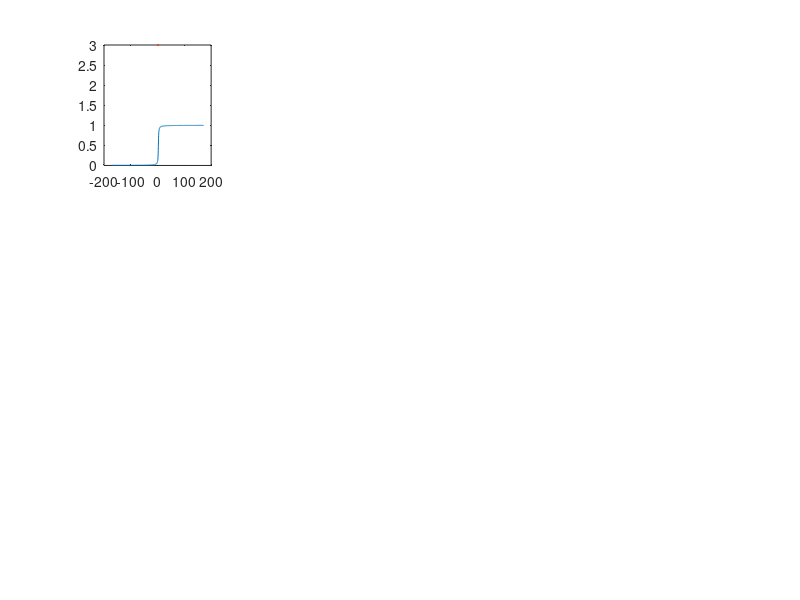

The MATLAB script that drew this image: (Note: this script raises an error after producing the figure.)
clear all
clf

%motor position/ imu angle
x = linspace(-pi,1.1*pi,1000);
imu = linspace(-3,3,1000);

%torque amplitude
As = 2;
Al = 2;
Ss = 1;

%reduction ratio
Rpulley = 57; %mm
l = 20;
delatCable = l*(1+cos(pi/4))
delatThetaMot = delatCable/Rpulley;
delatArm = deg2rad(150);
R = delatArm/delatThetaMot

%orgine leg and shoulder
zero_leg = -4.0;
zero_shoulder = 0.07;
midpoint = 1.74;

%torque
Ts = As*sin((x-midpoint)*R-(pi/2)) +As +1;
Tleg = As*sin(imu*2+(pi/2)) -As;

Switch_leg = (1/pi)*atan(rad2deg(imu) -3)+0.5; 
Switch_shoulder = 1-((1/pi)*atan(rad2deg(imu)-10)+0.5);
Ts_switch = Ts.*((1/pi)*atan(rad2deg(x-midpoint) -3)+0.5) +0.17; %Switch_shoulder.*
Tleg_switch = Tleg.*Switch_leg;



subplot(3,4,1)
plot(rad2deg(imu),Switch_leg,LineWidth=3)
title("$SW_{leg}$ (Switching)",Interpreter="latex",FontSize=20)
xlabel("$\theta_{imu} (degrees)$",Interpreter="latex",FontSize=15)
ylabel("ON/OFF",Interpreter="latex",FontSize=15)
xregion(0,200,"FaceColor", 'b');
xregion(-200,0,"FaceColor", [0.2 0.2 0.2]);
txt1 = {'Leg OFF'};
text(-180,0.5,txt1, fontsize=15)
txt2 = {'Leg ON'};
text(50,0.5,5,txt2,fontsize=15)


subplot(3,4,2)
plot(rad2deg(imu),Switch_shoulder,LineWidth=3)
title("$SW_{shoulder}$ (Switching)",Interpreter="latex",FontSize=20)
xlabel("$\theta_{imu} (degrees)$",Interpreter="latex",FontSize=15)
ylabel("ON/OFF",Interpreter="latex",FontSize=15)
xregion(10,200,"FaceColor", [0.2 0.2 0.2]);
xregion(-200,10,"FaceColor",'r' );
txt1 = {'Shoulder ON'};
text(-180,0.5,txt1, fontsize=15)
txt2 = {'Shoulder OFF'};
text(50,0.5,5,txt2,fontsize=15)



subplot(3,4,5)
plot(rad2deg(imu),Tleg,LineWidth=3)
title("$\tau_{leg} $",Interpreter="latex",FontSize=20)
xlabel("$\theta_{imu} (degrees)$",Interpreter="latex",FontSize=15)
ylabel("$\tau_{mot} (N.m)$",Interpreter="latex",FontSize=15)
xregion(0,200,"FaceColor", 'b');
xregion(-200,0,"FaceColor", [0.2 0.2 0.2]);
txt1 = {'Leg OFF'};
text(-180,-2,txt1, fontsize=15)
txt2 = {'Leg ON'};
text(50,-2,txt2,fontsize=15)




subplot(3,4,6)
plot(rad2deg(x),Ts,LineWidth=3)
title("$\tau_{shoulder} $",Interpreter="latex",FontSize=20)
xlabel("$\theta_{mot} (degrees)$",Interpreter="latex",FontSize=15)
ylabel("$\tau_{mot} (N.m)$",Interpreter="latex",FontSize=15)
xregion(-200,100,"FaceColor", [0.2 0.2 0.2]);
xregion(100,200,"FaceColor",'r' );
txt1 = {'Shoulder',' OFF'};
text(-50,3,txt1, fontsize=15)
txt2 = {'Shoulder',' ON'};
text(120,3,5,txt2,fontsize=15)


subplot(3,4,9)
plot(rad2deg(imu),Tleg_switch,LineWidth=3)
title("$\tau_{leg}^{SW}$",Interpreter="latex",FontSize=20)
xlabel("$\theta_{imu} (degrees)$",Interpreter="latex",FontSize=15)
ylabel("$\tau_{mot} (N.m)$",Interpreter="latex",FontSize=15)
xregion(0,200,"FaceColor", 'b');
xregion(-200,0,"FaceColor", [0.2 0.2 0.2]);
txt1 = {'Leg OFF'};
text(-180,-2,txt1, fontsize=15)
txt2 = {'Leg ON'};
text(50,-2,txt2,fontsize=15)


subplot(3,4,10)
plot(rad2deg(x),Ts_switch,LineWidth=3)
title("$\tau_{shoulder}^{SW}$",Interpreter="latex",FontSize=20)
xlabel("$\theta_{mot} (degrees)$",Interpreter="latex",FontSize=15)
ylabel("$\tau_{mot} (N.m)$",Interpreter="latex",FontSize=15)
xregion(-200,100,"FaceColor", [0.2 0.2 0.2]);
xregion(100,200,"FaceColor",'r' );
txt1 = {'Shoulder',' OFF'};
text(-50,3,txt1, fontsize=15)
txt2 = {'Shoulder',' ON'};
text(120,3,5,txt2,fontsize=15)




%%%%%%%%%%%%%%%%%%%%% 3d graph %%%%%%%%%%%%%%%

%colormaps
mymap1 = [0 0 0.7
    0 0 0.7
    0 0 0.7
    0 0 0.7
    0 0 0.7
    0.7 0 0
    0.7 0 0
    0.7 0 0
    0.7 0 0
    0.7 0 0
    0.7 0 0
    0.7 0 0
    0.7 0 0
    0.7 0 0
    0.7 0 0
    0.7 0 0
    0.7 0 0
    0.7 0 0
    0.7 0 0];

mymap2 = [0 1 0
    0 0.5 0
    0 0.5 0];


%% plot surfaces



%create surface
[X,Y] = meshgrid(-3:0.08:3,-0.5:0.06:2.2); %some x and y data
%torque
Ts = As*sin((X-midpoint)*R-(pi/2)) +As +1 ;
Tleg = As*sin(Y*2+(pi/2)) -As;

Switch_leg = (1/pi)*atan(rad2deg(Y) -3)+0.5; 
Switch_shoulder = 1-((1/pi)*atan(rad2deg(Y)-10)+0.5);

Ts_switch = Ts.*Switch_shoulder.*((1/pi)*atan(rad2deg(X-midpoint) -3)+0.5) +0.17;
Tleg_switch = Tleg.*Switch_leg;

switching = -0.5*(1/pi)*atan(rad2deg(Y)-20)-0.1;

Z = Ts_switch+Tleg_switch;



subplot(3,4,[3 4 7 8 11 12])
surf(rad2deg(X),rad2deg(Y),Z,Y,'FaceAlpha',0.4,'EdgeAlpha',0.6,'DisplayName', 'torque'); %surface plot
ax1.Visible = 'on'
xlabel("\textbf{$\theta_{m} (degrees)$}", Interpreter="latex",fontsize=25)
ylabel("$\theta_{imu} (degrees)$", Interpreter="latex",fontsize=25)
zlabel("$\tau_{m} (N.m)$", Interpreter="latex",fontsize=25)

title("$\tau_{motor} = \tau_{shoulder}^{SW} + \tau_{leg}^{SW} + SW_{imu}$",Interpreter="latex",FontSize=15)
colormap(mymap1)

%% plot orgine of the leg and shoulder

%origine shoulder:
y1 = -0.5:0.1:deg2rad(12); %some x path
x1 = linspace(midpoint,midpoint,length(y1));
InterpStyle = 'spline'; %you can choose cubic, nearest, makima, linear, or spline
z1 = interp2(rad2deg(X),rad2deg(Y),Z,rad2deg(x1),rad2deg(y1),'cubic',0); %Cast points(X,Y) on the surface by interpolating Z
hold on
plot3(rad2deg(x1),rad2deg(y1),z1,'-.','LineWidth',4,'Color',[0 0 0], 'DisplayName', 'Origine shoulder') %show the new data

%imu threshold
x1 = -pi:0.1:pi; %some y path
y1 = linspace(12,12,length(x1)); %some x path
InterpStyle = 'spline'; %you can choose cubic, nearest, makima, linear, or spline
z1 = interp2(rad2deg(X),rad2deg(Y),Z,rad2deg(x1),y1,'cubic',0); %Cast points(X,Y) on the surface by interpolating Z
hold on
plot3(rad2deg(x1),y1,z1,'-k','LineWidth',4,'Color',[0 0 0], 'DisplayName', 'Origine leg') %show the new data

%% create the path of a scenario (lowering arm, then bending)

%path 1
x1 = midpoint:0.1:2.6; %some x path
y1 = linspace(0,0,length(x1)); %some y path
InterpStyle = 'spline'; %you can choose cubic, nearest, makima, linear, or spline
z1 = interp2(rad2deg(X),rad2deg(Y),Z,rad2deg(x1),rad2deg(y1),'nearest',0); %Cast points(X,Y) on the surface by interpolating Z
hold on
plot3(rad2deg(x1),rad2deg(y1),z1,'-k','LineWidth',4,'Color',[1 1 0]) %show the new data

%path 2
y1 = 0:0.01:deg2rad(13); %some x path
x1 = linspace(midpoint,midpoint,length(y1)); %some y path
InterpStyle = 'spline'; %you can choose cubic, nearest, makima, linear, or spline
z1 = interp2(rad2deg(X),rad2deg(Y),Z,rad2deg(x1),rad2deg(y1),'cubic',0); %your interpolated z values
hold on
plot3(rad2deg(x1),rad2deg(y1),z1,'-k','LineWidth',4,'Color',[1 1 0]) %show the new data

%path 3
x1 = -midpoint+0.1:0.05:midpoint; %some x path
y1 = linspace(deg2rad(20),deg2rad(13),length(x1)); %some y path
InterpStyle = 'spline'; %you can choose cubic, nearest, makima, linear, or spline
z1 = interp2(rad2deg(X),rad2deg(Y),Z,rad2deg(x1),rad2deg(y1),'makima',0); %your interpolated z values
hold on
plot3(rad2deg(x1),rad2deg(y1),z1,'--','LineWidth',4,'Color',[1 1 0]) %show the new data

%path 4
x1 = linspace(-midpoint+0.1,-midpoint+0.1+deg2rad(87),1000); %some x path
y1 = linspace(deg2rad(20),deg2rad(100),length(x1)); %some y path
InterpStyle = 'spline'; %you can choose cubic, nearest, makima, linear, or spline
z1 = interp2(rad2deg(X),rad2deg(Y),Z,rad2deg(x1),rad2deg(y1),'makima',0); %your interpolated z values
hold on
plot3(rad2deg(x1),rad2deg(y1),z1,'-k','LineWidth',4,'Color',[1 1 0]) %show the new data
%path 5
x1 = linspace(-midpoint-0.2,-midpoint+0.1+deg2rad(87),1000); %some x path
y1 = linspace(deg2rad(12),deg2rad(100),length(x1)); %some y path
InterpStyle = 'spline'; %you can choose cubic, nearest, makima, linear, or spline
z1 = interp2(rad2deg(X),rad2deg(Y),Z,rad2deg(x1),rad2deg(y1),'makima',0); %your interpolated z values
hold on
plot3(rad2deg(x1),rad2deg(y1),z1,'-k','LineWidth',5,'Color',[0 1 0]) %show the new data

%path 6
x1 = linspace(-midpoint-0.2,midpoint,1000); %some x path
y1 = linspace(deg2rad(12),deg2rad(0),length(x1)); %some y path
InterpStyle = 'spline'; %you can choose cubic, nearest, makima, linear, or spline
z1 = interp2(rad2deg(X),rad2deg(Y),Z,rad2deg(x1),rad2deg(y1),'makima',0); %your interpolated z values
hold on
plot3(rad2deg(x1),rad2deg(y1),z1,'--','LineWidth',5,'Color',[0 1 0]) %show the new data




%% create 3D labels
ArmDown = text(84,-35,0.5,'Arm down');
set(ArmDown,'BackgroundColor','white','EdgeColor','black',fontsize=15)

ArmUp = text(139,-35,5.5,'Arm up');
set(ArmUp,'BackgroundColor','white','EdgeColor','black',fontsize=15)

fullyBentdown = text(220,100,-3.2,'Fully bent down');
set(fullyBentdown,'BackgroundColor','white','EdgeColor','black',fontsize=15)

slighltyBentDown = text(220,55,-0.2,'Slighlty bent down');
set(slighltyBentDown,'BackgroundColor','white','EdgeColor','black',fontsize=15)

legend({'','Origine shoulder','$\theta_{imu}=12^{\circ}$','going down','','','','going up'},Interpreter='Latex',FontSize=20, Location='northwest')
hold off

cc = colorbar('Location','manual',FontSize=20);
cc.Position = [0.92 0.35 .03 .5]
cc.YTick = [-0.2 1.2];
cc.YTickLabel = {'Shoulder', 'Leg'};

view(-120,30)